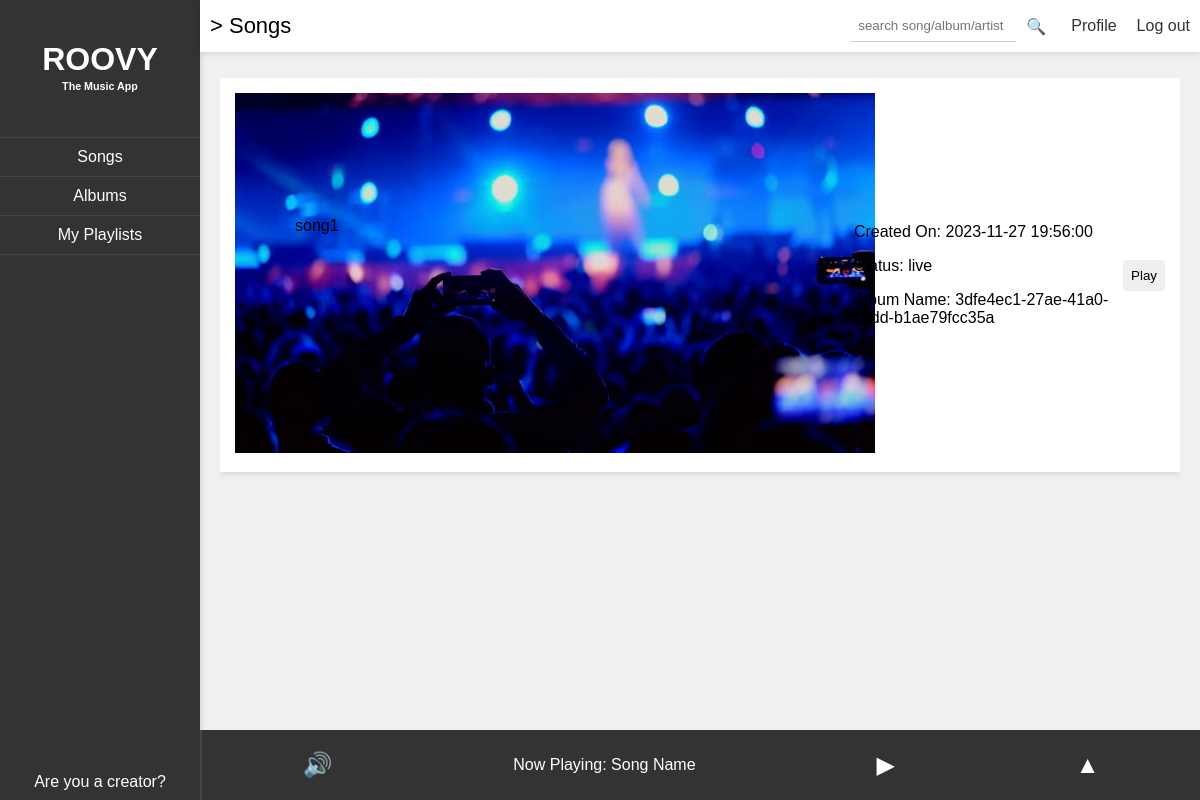
The page / (signed in) on the database its author committed.
### models.py (models this page shows)
class Song(Base):
    __tablename__ = 'SONG'
    song_id = Column(String, primary_key=True)
    name = Column(String, nullable=False)
    created_on = Column(DateTime, nullable=False)
    status = Column(Enum('flagged', 'blocked', 'live', name='status_enum'))
    album_id = Column(String, ForeignKey('ALBUM.album_id'))
    thumbnail_path = Column(String, nullable=False)
    created_by = Column(String, nullable=False)
    album = relationship("Album", back_populates="songs")

### routes.py (the view)
@app.route("/")
def index():
    if not session.get("uid"):
        return redirect("/user"),200
    else:
        if (session.get("role") == "user"):
            return userLandingPage()
        elif (session.get("role") == "admin"):
            return adminLandingPage()
        elif(session.get("role") == "creator"):
            return creatorLandingPage()
        else:
            return ({"error":"undefined role"}),400
    return ({"error":"Internal server error"}),500

### landing_pages.py (called while the page is built)
def setNavElems(elems):
    global nav_elements
    nav_elements = elems

def userLandingPage(content="songs"):
    setNavElems((
        {'title': 'Songs', 'url': '../songs', 'class': 'first'},
        {'title': 'Albums', 'url': '../albums'},
        {'title': 'My Playlists', 'url': '../playlists'},
        {'title': 'Are you a creator?', 'url': '../creator', 'class': 'creatorInNav'}
    ))
    if content == "songs":
        return getSongs()
    elif content == "albums":
        return getAlbums()
    elif content == "playlists":
        return getPlaylists()

def getSongs():
    header_left = "> Songs"
    content = render_songs_content()
    current_song = "Now Playing: Song Name"
    return render_template('parent_frame.html', header_left=header_left, content=content, current_song=current_song,
                           nav_elements=nav_elements)

def render_songs_content():
    all_songs_tuple = get_all_songs()
    html = ""
    for song_details in all_songs_tuple:
        html += generate_song_html_structure(song_details, False)
    return html

### templates/parent_frame.html (shortened to what this page needs)
<!DOCTYPE html>
<html lang="en" xmlns="http://www.w3.org/1999/html">
<head>
</head>
<body>
<div id="navbar">
    <div><h1>ROOVY</h1></div>
    <div><h6>The Music App</h6></div>
    {% for element in nav_elements %}
    <a href="{{ element.url }}" class="{{ element.class }}">{{ element.title }}</a>
    {% endfor %}
</div>
<div id="main">
    <div id="header">
        <div id="headerLeft">{{ header_left }}</div>
        <div id="headerRight">
            <input placeholder="search song/album/artist" id="searchBar">
            <div id="search">&#128269;</div>
            <div id="profile"><a href="../profile">Profile</a></div>
            <div id="logOut"><a href="../logout">Log out</a></div>
        </div>
    </div>
    <div id="mainContent">
        {{ content | safe}}
    </div>
</div>
<div id="player">
    <div id="volumeControl">&#128266;</div>
    <div id="currentSong">{{ current_song }}</div>
    <div id="playPause">&#9654;</div>
    <div id="expand">&#9650;</div>
</div>
</body>
</html>

### templates/parent_frame.html (style rules this page uses)
a { text-decoration: none; color:#333; }
body { font-family: Arial, sans-serif; margin: 0; padding: 0; overflow: hidden; background-color: #f0f0f0; }
#navbar { width: 200px; height: 100%; background-color: #333; color: #fff; position: fixed; top: 0; left: 0; padding-top: 20px; box-shadow: 2px 0 5px rgba(0, 0, 0, 0.1); display: flex; flex-direction: column; align-items: center; }
#navbar a { text-decoration: none; color: #fff; padding: 10px; width: 100%; box-sizing: border-box; text-align: center; border-bottom: 1px solid #444; }
#navbar > .first { margin-top:20px; border-top: 1px solid #444; }
#navbar h6 { margin-top:-20px; }
#main { margin-left: 200px; padding: 20px; }
#header { display: flex; justify-content:space-between; align-items: center; background-color: #fff; box-shadow: 0 2px 5px rgba(0, 0, 0, 0.1); position: fixed; top: 0; right: 0; left: 200px; }
#headerRight { display: flex; justify-content:flex-end; align-items: center; padding: 10px; }
#headerLeft { display: flex; justify-content:flex-start; align-items: center; padding: 10px; font-size:22px; font-weight:600px; }
#profile { margin-right: 20px; cursor: pointer; }
#search { padding:5px; margin-right: 20px; cursor: pointer; color: #fff; }
#searchBar { width: 150px; padding: 8px; border: none; border-bottom: 1px solid #ccc; outline: none; margin-right:5px; }
#logOut { cursor: pointer; }
#mainContent { margin-top: 40px; overflow: scroll; height: 80vh; }
.song { padding: 15px; background-color: #fff; box-shadow: 0 2px 5px rgba(0, 0, 0, 0.1); margin-bottom: 10px; display: flex; justify-content: space-between; align-items: center; position:relative; }
.songThumbnail { width:50px; }
.songDetails { display:flex; padding: 2px 5px; justify-content:space-between; width:100%; }
.songName { width:100%; padding:10px 5px; }
.songActions { display: flex; align-items: center; }
.playBtn { padding: 8px; border: none; border-radius: 4px; cursor: pointer; }
.creatorInNav { position:absolute; bottom:18px; }
#player { display: flex; justify-content: space-around; align-items: center; background-color: #333; color: #fff; position: fixed; bottom: 0; left:200px; right:0; height:50px; padding: 10px; border-left: 2px solid #444; }
#volumeControl, #playPause, #expand { font-size: 24px; cursor: pointer; }

### rows shown on the page
Song: name (picture), name "song1 Created On: 2023-11-27 19:56:00 Status: live Album Name: 3dfe4ec1-27ae-41a0-bcdd-b1ae79fcc35a Play"

### other values the page prints
{{ element.title }} "Songs" "Albums" "My Playlists" "Are you a creator?"
{{ header_left }} "> Songs"
{{ current_song }} "Now Playing: Song Name"
